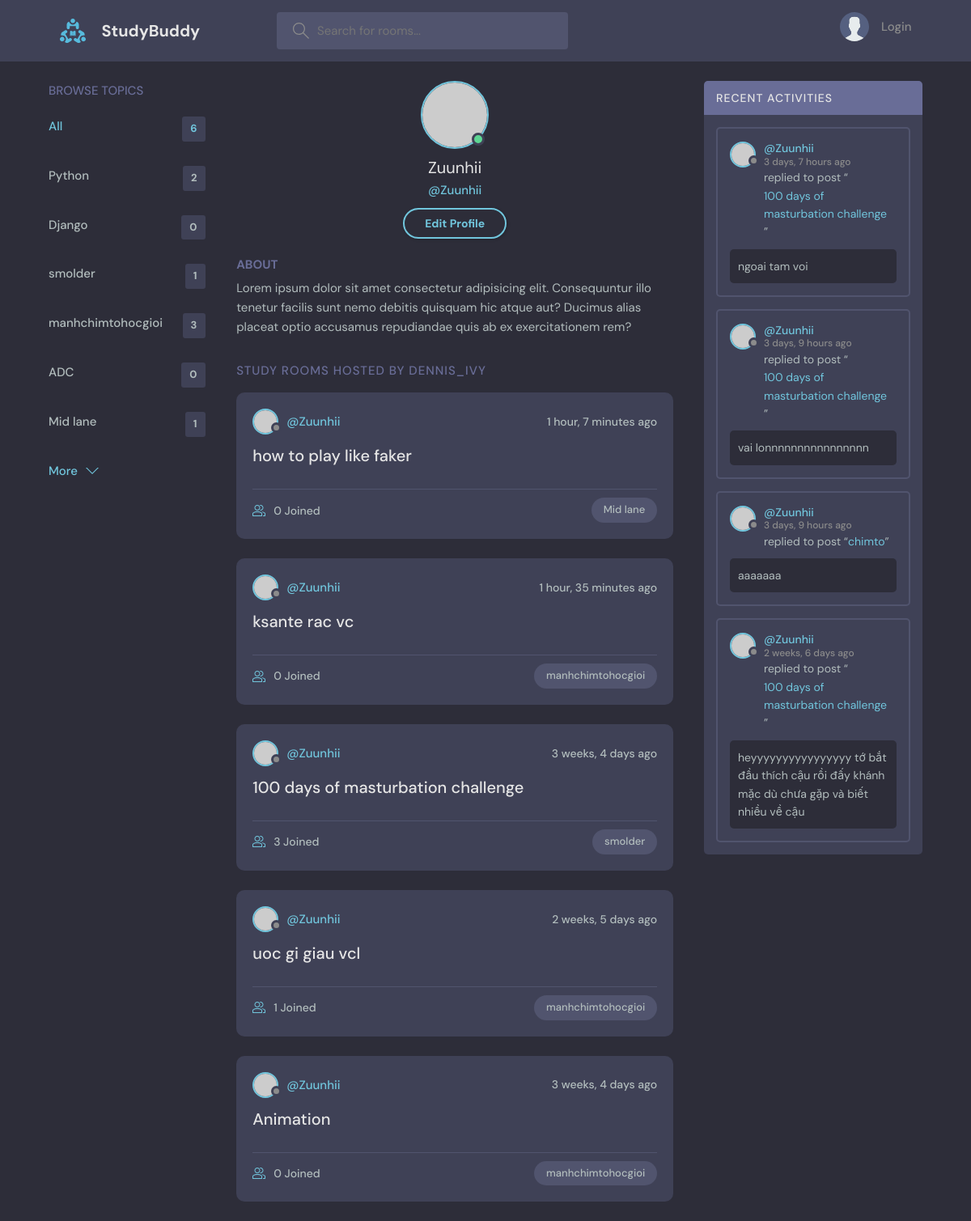
The app's page /profile/1 with its own data.
### base/models.py (models this page shows, shortened)
class Topic(models.Model):
    name =models.CharField(max_length=200)

class Room(models.Model):
    host = models.ForeignKey(User, on_delete=models.SET_NULL,null=True)
    topic = models.ForeignKey(Topic, on_delete=models.SET_NULL,null=True)
    name = models.CharField(max_length=200)
    description = models.TextField(null=True,blank = True)
    participants = models.ManyToManyField(User, related_name='paticipants',blank=True)
    updated = models.DateTimeField(auto_now=True)
    created = models.DateTimeField(auto_now_add=True)
    class Meta:
        ordering = ['-updated','-created']
    def __str__(self):
        return self.name

class Message(models.Model):
    user = models.ForeignKey(User, on_delete=models.CASCADE)
    room = models.ForeignKey(Room, on_delete=models.CASCADE)
    body = models.TextField()
    updated = models.DateTimeField(auto_now=True)
    created = models.DateTimeField(auto_now_add=True)
    class Meta:
        ordering = ['-updated','-created']

### base/views.py (the view)
# urls.py: path('profile/<str:pk>', views.userProfile,name = "user-profile"),
def userProfile(request,pk):
    user = User.objects.get(id=pk)
    rooms = user.room_set.all()
    room_messages = user.message_set.all()
    topics = Topic.objects.all()
    context = {'user':user,'rooms':rooms,'room_messages': room_messages,'topics': topics}
    return render(request,'base/profile.html', context)

### base/templates/base/profile.html
{% extends 'main.html' %}
{% block content %}
  <main class="profile-page layout layout--3">
    <div class="container">
      {% include 'base/topics_component.html' %}
      <div class="roomList">
        <div class="profile">
          <div class="profile__avatar">
            <div class="avatar avatar--large active">
              <img src="https://randomuser.me/api/portraits/men/11.jpg" />
            </div>
          </div>
          <div class="profile__info">
            <h3>{{user.username}}</h3>
            <p>@{{user.username}}</p>
            <a href="edit-user.html" class="btn btn--main btn--pill">Edit Profile</a>
          </div>
          <div class="profile__about">
            <h3>About</h3>
            <p>
              Lorem ipsum dolor sit amet consectetur adipisicing elit. Consequuntur illo tenetur
              facilis sunt nemo debitis quisquam hic atque aut? Ducimus alias placeat optio
              accusamus repudiandae quis ab ex exercitationem rem?
            </p>
          </div>
        </div>
        <div class="roomList__header">
          <div>
            <h2>Study Rooms Hosted by dennis_ivy</a>
            </h2>
          </div>
        </div>
        {% include 'base/feed_component.html' %}
      </div>
      {% include 'base/activity_component.html' %}
    </div>
  </main>
{% endblock content %}

### templates/main.html (shortened to what this page needs)
<!DOCTYPE html>
{% load static %}
<html lang="en">
  <head>
    <link rel="stylesheet" href="{% static 'styles/style.css' %}" />
  </head>
  <body>
    {% include 'navbar.html' %}
    {% block content %}
    {% endblock %}
  </body>
</html>

### templates/navbar.html (shortened to what this page needs)
{% load static %}
<header class="header header--loggedIn">
      <div class="container">
        <a href="{% url 'home' %}" class="header__logo">
          <img src="{% static 'images/logo.svg' %}" />
          <h1>StudyBuddy</h1>
        </a>
        <form class="header__search" method = "GET" action="{% url 'home' %}">
          <label>
            <input name = "q" placeholder="Search for rooms..." />
          </label>
        </form>
        <nav class="header__menu">
          {% if request.user.is_authenticated %}
          <div class="header__user">
            <a href="profile.html">
              <div class="avatar avatar--medium active">
                <img src="https://randomuser.me/api/portraits/men/37.jpg" />
              </div>
              <p>{{ request.user.username }}<span>@{{request.user.username}}</span></p>
            </a>
            <button class="dropdown-button">
              <svg version="1.1" xmlns="http://www.w3.org/2000/svg" width="32" height="32" viewBox="0 0 32 32">
                <title>chevron-down</title>
                <path d="M16 21l-13-13h-3l16 16 16-16h-3l-13 13z"></path>
              </svg>
            </button>
          </div>
          {% else %}
          <a href="{% url 'login' %}">
            <img src="{% static 'images/avatar.svg' %}" />
            <p>Login</p>
          </a>
          {% endif %}
        </nav>
      </div>
    </header>

### base/templates/base/topics_component.html
<div class="topics">
          <div class="topics__header">
            <h2>Browse Topics</h2>
          </div>
          <ul class="topics__list">
            <li>
              <a href="{% url 'home' %}" class="active">All <span>{{topics.count}}</span></a>
            </li>
              {%for topic in topics %}
            <li>
              <a href="{% url 'home' %}?q={{topic.name}}">{{topic.name}}<span>{{topic.room_set.all.count}}</span></a>
            </li>
              {% endfor %}
          </ul>
          <a class="btn btn--link" href="topics.html">
            More
            <svg version="1.1" xmlns="http://www.w3.org/2000/svg" width="32" height="32" viewBox="0 0 32 32">
              <title>chevron-down</title>
              <path d="M16 21l-13-13h-3l16 16 16-16h-3l-13 13z"></path>
            </svg>
          </a>
        </div>

### base/templates/base/feed_component.html (shortened to what this page needs)
{% for room in rooms %}
<div class="roomListRoom">
            <div class="roomListRoom__header">
              <a href="{% url 'user-profile' room.host.id %}" class="roomListRoom__author">
                <div class="avatar avatar--small">
                  <img src="https://randomuser.me/api/portraits/women/11.jpg" />
                </div>
                <span>@{{room.host.username}}</span>
              </a>
              <div class="roomListRoom__actions">
                <span>{{room.created|timesince}} ago</span>
              </div>
            </div>
            <div class="roomListRoom__content">
              <a href="{% url 'room' room.id %}">{{room.name}}</a>
            </div>
            <div class="roomListRoom__meta">
              <a href="{% url 'room' room.id %}" class="roomListRoom__joined">
                {{room.participants.all.count}} Joined
              </a>
              <p class="roomListRoom__topic">{{room.topic.name}}</p>
            </div>
          </div>
{% endfor %}

### base/templates/base/activity_component.html (shortened to what this page needs)
<div class="activities">
          <div class="activities__header">
            <h2>Recent Activities</h2>
          </div>
    {% for message in room_messages %}
          <div class="activities__box">
            <div class="activities__boxHeader roomListRoom__header">
              <a href="{% url 'user-profile' message.user.id %}" class="roomListRoom__author">
                <div class="avatar avatar--small">
                  <img src="https://randomuser.me/api/portraits/women/11.jpg" />
                </div>
                <p>
                  @{{message.user}}
                  <span>{{message.created|timesince}} ago</span>
                </p>
              </a>
            </div>
            <div class="activities__boxContent">
              <p>replied to post “<a href="{% url 'room' message.room.id %}">{{message.room}}</a>”</p>
              <div class="activities__boxRoomContent">
                {{message.body}}
              </div>
            </div>
          </div>
    {% endfor %}
        </div>

### records on screen
Topic: name "Python", room_set.all.count "2"
Topic: name "Django", room_set.all.count "0"
Topic: name "smolder", room_set.all.count "1"
Topic: name "manhchimtohocgioi", room_set.all.count "3"
Topic: name "ADC", room_set.all.count "0"
Topic: name "Mid lane", room_set.all.count "1"
Room: host.username "Zuunhii", created "1 hour, 7 minutes", name "how to play like faker", participants.all.count "0", topic.name "Mid lane"
Room: host.username "Zuunhii", created "1 hour, 35 minutes", name "ksante rac vc", participants.all.count "0", topic.name "manhchimtohocgioi"
Room: host.username "Zuunhii", created "3 weeks, 4 days", name "100 days of masturbation challenge", participants.all.count "3", topic.name "smolder"
Room: host.username "Zuunhii", created "2 weeks, 5 days", name "uoc gi giau vcl", participants.all.count "1", topic.name "manhchimtohocgioi"
Room: host.username "Zuunhii", created "3 weeks, 4 days", name "Animation", participants.all.count "0", topic.name "manhchimtohocgioi"
Message: user "Zuunhii", created "3 days, 7 hours", room "100 days of masturbation challenge", body "ngoai tam voi"
Message: user "Zuunhii", created "3 days, 9 hours", room "100 days of masturbation challenge", body "vai lonnnnnnnnnnnnnnnn"
Message: user "Zuunhii", created "3 days, 9 hours", room "chimto", body "aaaaaaa"
Message: user "Zuunhii", created "2 weeks, 6 days", room "100 days of masturbation challenge", body "heyyyyyyyyyyyyyyyy tớ bắt đầu thích cậu rồi đấy khánh mặc dù chưa gặp và biết nhiều về cậu"

### other values on screen
{{ topics.count }} "6"
{{ user.username }} "Zuunhii"
